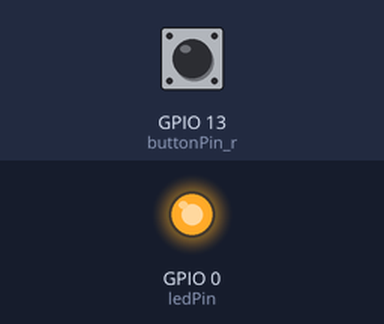
A sketch run on a simulated ESP8266 (NodeMCU). On the bench: output pins drawn as LEDs (lit = HIGH). Inputs (shaded band) come from the test bench; at power-on: GPIO 13 (buttonPin_r) LOW. WiFi joins after 1.5 s; servers stay silent unless stated; no MQTT or app messages arrive unless stated; what the sketch prints to the serial monitor is not drawn.

Above: at 2.7 s.
2.8 s: GPIO 13 (buttonPin_r) pulled HIGH for 0.15 s
At 2.88 s:
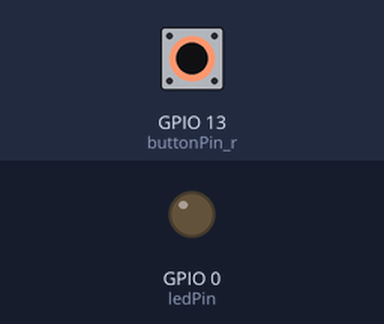
4.4 s: GPIO 13 (buttonPin_r) pulled HIGH for 3.2 s
At 8.7 s:
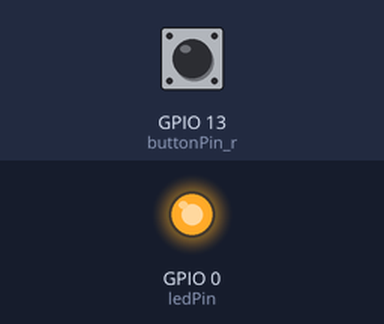
Timing chart, 0 to 10.2 s (numbered marks = the images above; inputs shaded):
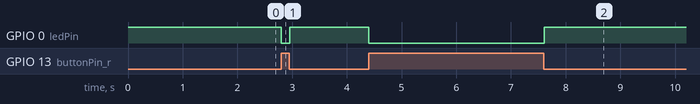

Measured:
- after the input at 2.8 s, GPIO 0 (ledPin): HIGH → LOW at once, → HIGH 0.15 s later
- after the input at 4.4 s, GPIO 0 (ledPin): HIGH → LOW at once, → HIGH 3.2 s later

The sketch:

MQTT_Publish.ino
```cpp
/*
 * ESP8266 (Adafruit HUZZAH) Mosquitto MQTT Publish Example
 * Thomas Varnish (https://github.com/tvarnish), (https://www.instructables.com/member/Tango172)
 * Made as part of my MQTT Instructable - "How to use MQTT with the Raspberry Pi and ESP8266"
 */
#include <Bounce2.h> // Used for "debouncing" the pushbutton
#include <ESP8266WiFi.h> // Enables the ESP8266 to connect to the local network (via WiFi)
#include <PubSubClient.h> // Allows us to connect to, and publish to the MQTT broker

const int ledPin = 0; // This code uses the built-in led for visual feedback that the button has been pressed
const int buttonPin_r = 13; // Connect your button to pin #13

// WiFi
// Make sure to update this for your own WiFi network!
const char* ssid = "University of Washington";
const char* wifi_password = "";

// MQTT
// Make sure to update this for your own MQTT Broker!
const char* mqtt_server = "mediatedspaces.net";
const char* mqtt_topic = "Button";
const char* mqtt_username = "hcdeiot";
const char* mqtt_password = "esp8266";
// The client id identifies the ESP8266 device. Think of it a bit like a hostname (Or just a name, like Greg).
const char* clientID = "f00b7d5027ca4a809c5ccf0fd10fd3dd";

Bounce bouncer_r = Bounce();

int buttonState = 0;         // variable for reading the pushbutton status

// Initialise the WiFi and MQTT Client objects
WiFiClient wifiClient;
PubSubClient client(mqtt_server, 1883, wifiClient); // 1883 is the listener port for the Broker

void setup() {
  pinMode(ledPin, OUTPUT);
  pinMode(buttonPin_r, INPUT);
//  pinMode(buttonPin_p, INPUT);

  // Switch the on-board LED off to start with
  digitalWrite(ledPin, HIGH);

  // Setup pushbutton Bouncer object
  bouncer_r.attach(buttonPin_r);
  bouncer_r.interval(5);
//  bouncer_p.attach(buttonPin_/p);
//  bouncer_p.inter/val(5);
  // Begin Serial on 115200
  // Remember to choose the correct Baudrate on the Serial monitor!
  // This is just for debugging purposes
  Serial.begin(115200);

  Serial.print("Connecting to ");
  Serial.println(ssid);

  // Connect to the WiFi
  WiFi.begin(ssid, wifi_password);

  // Wait until the connection has been confirmed before continuing
  while (WiFi.status() != WL_CONNECTED) {
    delay(500);
    Serial.print(".");
  }

  // Debugging - Output the IP Address of the ESP8266
  Serial.println("WiFi connected");
  Serial.print("IP address: ");
  Serial.println(WiFi.localIP());

  // Connect to MQTT Broker
  // client.connect returns a boolean value to let us know if the connection was successful.
  // If the connection is failing, make sure you are using the correct MQTT Username and Password (Setup Earlier in the Instructable)
  if (client.connect(clientID, mqtt_username, mqtt_password)) {
    Serial.println("Connected to MQTT Broker!");
  }
  else {
    Serial.println("Connection to MQTT Broker failed...");
  }

}

void loop() {

  // Update button state
  bouncer_r.update();
  // This needs to be called so that the Bouncer object can check if the button has been pressed
  // read the state of the pushbutton value:
  buttonState = digitalRead(buttonPin_r);

  if (bouncer_r.rose()) {
    // Turn light on when button is pressed down
    // (i.e. if the state of the button rose from 0 to 1 (not pressed to pressed))
    digitalWrite(ledPin, LOW);

    // PUBLISH to the MQTT Broker (topic = mqtt_topic, defined at the beginning)
    // Here, "Button pressed!" is the Payload, but this could be changed to a sensor reading, for example.
    if (client.publish(mqtt_topic, "Button pressed!")) {
      Serial.println("Record Button pushed and message sent!");
    }
    // Again, client.publish will return a boolean value depending on whether it succeded or not.
    // If the message failed to send, we will try again, as the connection may have broken.
    else {
      Serial.println("Message failed to send. Reconnecting to MQTT Broker and trying again");
      client.connect(clientID, mqtt_username, mqtt_password);
    }
  }
  else if (bouncer_r.fell()) {
    // Turn light off when button is released
    // i.e. if state goes from high (1) to low (0) (pressed to not pressed)
    digitalWrite(ledPin, HIGH);
  }

}
```
